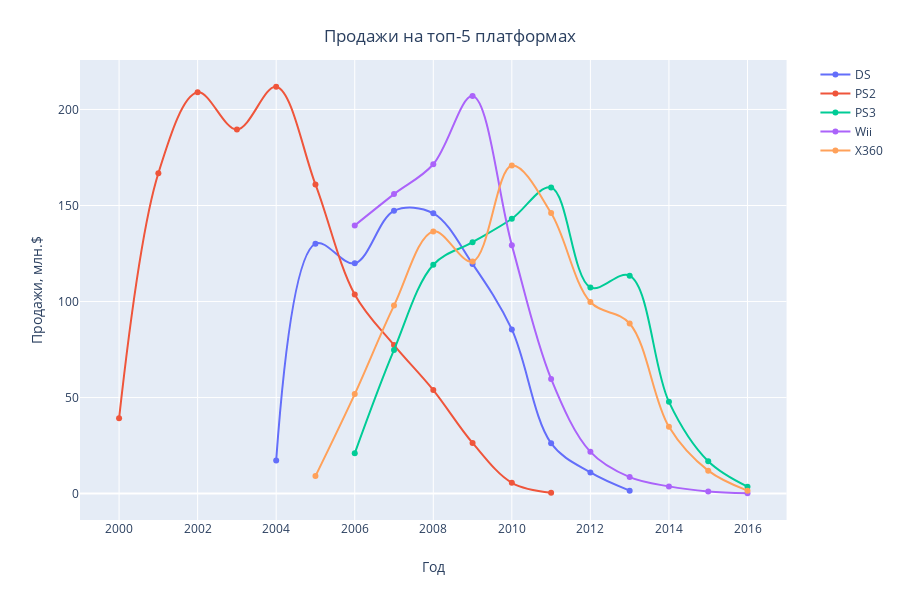

The code cell stored with this chart in its notebook:
### Markdown cell above
- построим распределение продаж игр на 5 самых популярных платформах по годам:

### Code cell
sales_by_platform = pd.pivot_table(games_data, index='year_of_release', values='total_sales',
                                   columns='platform', aggfunc='sum')
sales_by_platform = sales_by_platform.reset_index().melt(
    id_vars='year_of_release', value_vars=sales_by_platform.columns[1:])
sales_by_platform = sales_by_platform.loc[sales_by_platform['platform'].isin(top_5_platforms['platform'])]
# Обнаружился выброс у платформы DS, продаж на этой платформе в 85 году нет, т.к. дата релиза платформы 2004 год
sales_by_platform = sales_by_platform[sales_by_platform['year_of_release']>=2000]
sales_by_platform = sales_by_platform.loc[sales_by_platform['value'].notnull()]
sns.set(rc={'figure.figsize':(15,12)})
fig = px.line(sales_by_platform,
              x='year_of_release', y='value', color='platform', line_shape="spline", render_mode="svg")
for trace in fig.data:
    trace.name = trace.name.split('=')[1]
    trace.hovertemplate = '<b>' + trace.name + '</b><br>%{x} год<br>Продажи %{y} млн.$'
fig.update_layout(
    title={
        'text': "Продажи на топ-5 платформах",
        'y':0.95,
        'x':0.5,
        'xanchor': 'center',
        'yanchor': 'top'},
    xaxis_title='Год',
    yaxis_title='Продажи, млн.$'
    )
fig.update_traces(mode='markers+lines')
fig.show()

### Figure 1 — Plotly figure (JSON) as saved in the notebook; plotly's stock layout.template omitted (floating-point values rounded to 4 significant figures)
{"data": [{"hoverlabel": {"namelength": 0}, "hovertemplate": "<b>DS</b><br>%{x} год<br>Продажи %{y} млн.$", "legendgroup": "platform=DS", "line": {"color": "#636efa", "dash": "solid", "shape": "spline"}, "mode": "markers+lines", "name": "DS", "showlegend": true, "type": "scatter", "x": [2004, 2005, 2006, 2007, 2008, 2009, 2010, 2011, 2012, 2013], "xaxis": "x", "y": [17.27, 130.1, 119.9, 147.2, 145.9, 119.6, 85.47, 26.23, 11.01, 1.54], "yaxis": "y"}, {"hoverlabel": {"namelength": 0}, "hovertemplate": "<b>PS2</b><br>%{x} год<br>Продажи %{y} млн.$", "legendgroup": "platform=PS2", "line": {"color": "#EF553B", "dash": "solid", "shape": "spline"}, "mode": "markers+lines", "name": "PS2", "showlegend": true, "type": "scatter", "x": [2000, 2001, 2002, 2003, 2004, 2005, 2006, 2007, 2008, 2009, 2010, 2011], "xaxis": "x", "y": [39.17, 166.8, 208.9, 189.5, 211.8, 161.0, 103.7, 77.31, 53.9, 26.4, 5.64, 0.45], "yaxis": "y"}, {"hoverlabel": {"namelength": 0}, "hovertemplate": "<b>PS3</b><br>%{x} год<br>Продажи %{y} млн.$", "legendgroup": "platform=PS3", "line": {"color": "#00cc96", "dash": "solid", "shape": "spline"}, "mode": "markers+lines", "name": "PS3", "showlegend": true, "type": "scatter", "x": [2006, 2007, 2008, 2009, 2010, 2011, 2012, 2013, 2014, 2015, 2016], "xaxis": "x", "y": [20.96, 74.81, 119.2, 130.9, 143.1, 159.4, 107.4, 113.5, 47.76, 16.82, 3.6], "yaxis": "y"}, {"hoverlabel": {"namelength": 0}, "hovertemplate": "<b>Wii</b><br>%{x} год<br>Продажи %{y} млн.$", "legendgroup": "platform=Wii", "line": {"color": "#ab63fa", "dash": "solid", "shape": "spline"}, "mode": "markers+lines", "name": "Wii", "showlegend": true, "type": "scatter", "x": [2006, 2007, 2008, 2009, 2010, 2011, 2012, 2013, 2014, 2015, 2016], "xaxis": "x", "y": [139.6, 155.9, 171.5, 207.0, 129.4, 59.7, 21.73, 8.59, 3.75, 1.14, 0.18], "yaxis": "y"}, {"hoverlabel": {"namelength": 0}, "hovertemplate": "<b>X360</b><br>%{x} год<br>Продажи %{y} млн.$", "legendgroup": "platform=X360", "line": {"color": "#FFA15A", "dash": "solid", "shape": "spline"}, "mode": "markers+lines", "name": "X360", "showlegend": true, "type": "scatter", "x": [2005, 2006, 2007, 2008, 2009, 2010, 2011, 2012, 2013, 2014, 2015, 2016], "xaxis": "x", "y": [9.1, 51.8, 97.88, 136.5, 120.8, 170.8, 146.1, 99.74, 88.58, 34.77, 11.96, 1.52], "yaxis": "y"}], "layout": {"height": 600, "legend": {"tracegroupgap": 0}, "margin": {"t": 60}, "title": {"text": "Продажи на топ-5 платформах", "x": 0.5, "xanchor": "center", "y": 0.95, "yanchor": "top"}, "xaxis": {"anchor": "y", "domain": [0, 0.98], "title": {"text": "Год"}}, "yaxis": {"anchor": "x", "domain": [0, 1], "title": {"text": "Продажи, млн.$"}}}}
